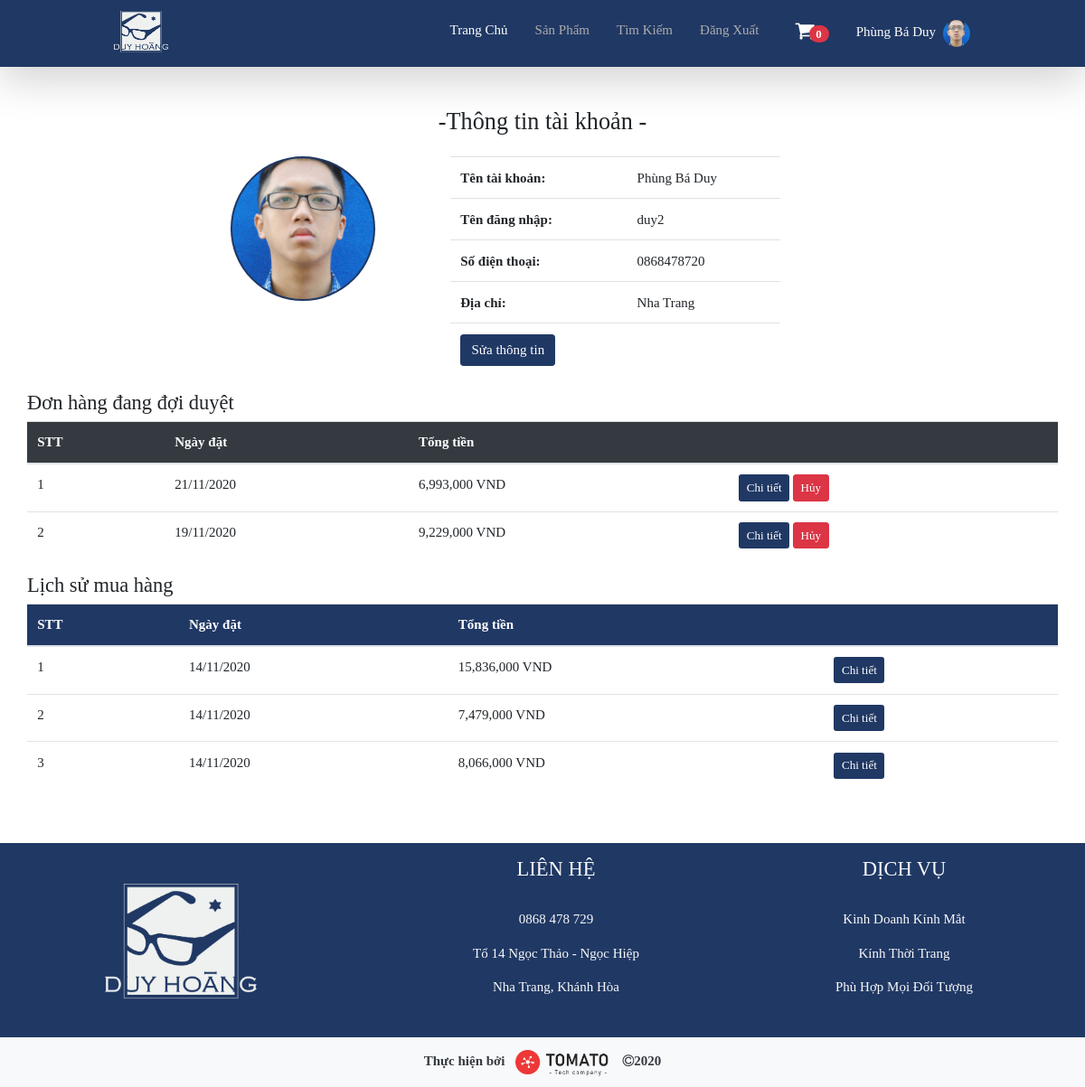
Page /account.php (signed in) on the committed database.
### tables this page shows
CREATE TABLE `account` (
  `id` int(11) NOT NULL,
  `name` varchar(50) DEFAULT NULL,
  `username` varchar(50) DEFAULT NULL,
  `password` varchar(50) DEFAULT NULL,
  `admin` bit(1) DEFAULT NULL,
  `phone` varchar(20) DEFAULT NULL,
  `address` varchar(255) DEFAULT NULL,
  `image` varchar(50) DEFAULT 'avatar.png'
);

CREATE TABLE `bills` (
  `id` int(10) UNSIGNED NOT NULL,
  `id_customer` int(11) DEFAULT NULL,
  `date_order` date DEFAULT NULL,
  `total` float DEFAULT NULL,
  `status` bit(1) DEFAULT b'0'
);

### account.php (the view, shortened to what this page needs)
<!doctype html>
<html lang="en">
    <head>
        <link rel="stylesheet" href="https://stackpath.bootstrapcdn.com/bootstrap/4.3.1/css/bootstrap.min.css">
        <link rel="stylesheet" href="https://maxcdn.bootstrapcdn.com/font-awesome/4.7.0/css/font-awesome.min.css">
        <link rel="stylesheet" href="style.css">
      </head>
  <body>
  <?php
    require_once('db_config/db_connect.php');
    $sql = 'Select * from account join bills
            on account.id = bills.id_customer where id_customer = '. $_SESSION['id'].' AND status=1';
    $result = mysqli_query($conn,$sql);
    $sql_wait = 'Select * from account join bills
            on account.id = bills.id_customer where id_customer = '. $_SESSION['id'].' AND status=0';
    $result_wait = mysqli_query($conn,$sql_wait);
?>
    <?php
        include('header.php');
    ?>
<div class="container mt-5">
    <h3 class=" text-center mb-4">-Thông tin tài khoản -</h3>
    <div class="row">
        <div class="col-4">
            <?php echo '<img class="avt_user" src="img/'.$_SESSION['img'].'">';?>
        </div>
        <div class="col-8">
            <table class="table table-acc">
                <tbody>
                    <tr>
                        <td><b>Tên tài khoản:</b></td>
                        <td><?php echo $_SESSION['name'] ?></td>
                    </tr>
                    <tr>
                        <td><b>Tên đăng nhập: </b></td>
                        <td><?php echo $_SESSION['usn'] ?></td>
                    </tr>
                    <tr>
                        <td><b>Số điện thoại: </b></td>
                        <td><?php echo $_SESSION['phone'] ?></td>
                    </tr>
                    <tr>
                        <td><b>Địa chỉ: </b></td>
                        <td><?php echo $_SESSION['addr'] ?></td>
                    </tr>
                    <tr>
                        <td><a class="btn btn-color" data-toggle="modal" data-target="#checkpass" href="#">Sửa thông tin</a></td>
                        <td></td>
                    </tr>
                </tbody>
            </table>
        </div>
    </div>
    <div class="row">
            <h4>Đơn hàng đang đợi duyệt</h4>
            <table class="table table-hover">
                <thead class="bg-dark text-white">
                    <tr>
                        <th>STT</th>
                        <th>Ngày đặt</th>
                        <th>Tổng tiền</th>
                        <th></th>
                    </tr>
                </thead>
            <tbody>
                <?php
                    $i = 1;
                    while($row = mysqli_fetch_array($result_wait))
                    {
                        echo '
                        <tr>
                            <td>'.$i++.'</td>
                            <td>'.date('d/m/Y',strtotime($row['date_order'])).'</td>
                            <td>'.number_format($row['total']).' VND</td>
                            <td>
                                <a class="btn btn-sm btn-color" href="order_detail.php?id='.$row['id'].'">Chi tiết</a>
                                <a class="btn btn-sm btn-danger" href="bill_delete.php?id='.$row['id'].'">Hủy</a>
                            </td>
                        </tr>';
                    }
                ?>
            </tbody>
            </table>
        </div>
    <div class="row">
        <h4>Lịch sử mua hàng</h4>
        <table class="table table-hover">
            <thead class="bg-color text-white">
                <tr>
                    <th>STT</th>
                    <th>Ngày đặt</th>
                    <th>Tổng tiền</th>
                    <th></th>
                </tr>
            </thead>
        <tbody>
            <?php
                $i = 1;
                while($row = mysqli_fetch_array($result))
                {
                    echo '
                    <tr>
                        <td>'.$i++.'</td>
                        <td>'.date('d/m/Y',strtotime($row['date_order'])).'</td>
                        <td>'.number_format($row['total']).' VND</td>
                        <td>
                            <a class="btn btn-sm btn-color" href="bill_detail.php?id='.$row['id'].'">Chi tiết</a>
                        </td>
                    </tr>';
                }
            ?>
        </tbody>
        </table>
    </div>
</div>
    <?php include('footer.php') ?>
  </body>
</html>

### style.css (style rules this page uses)
:root { --mainColor:#203864; --bgColor:white; }
* { font-family: Bahnschrift Light; font-size: 15px; scroll-behavior: smooth; box-sizing: border-box; }
body { background-color: var(--bgColor); position: relative; }
.bg-color { background-color: var(--mainColor); }
.btn-color { color: white; background-color: var(--mainColor); }
.avt_user { height: 160px !important; width: 160px !important; margin-left: 60%; border-radius: 50%; object-fit: cover; background-color: #203864 !important; border: 2px solid var(--mainColor); }
.table-acc { width: 50% !important; margin-left: 10%; }

### rows in the picture
account: bills.date_order "21/11/2020", bills.total "6,993,000", bills.date_order "19/11/2020", bills.total "9,229,000", bills.date_order "14/11/2020", bills.total "15,836,000", bills.total "7,479,000", bills.total "8,066,000"

### other values in the picture
$count "0"
$_SESSION['name'] "Phùng Bá Duy"
$_SESSION['usn'] "duy2"
$_SESSION['phone'] "0868478720"
$_SESSION['addr'] "Nha Trang"
